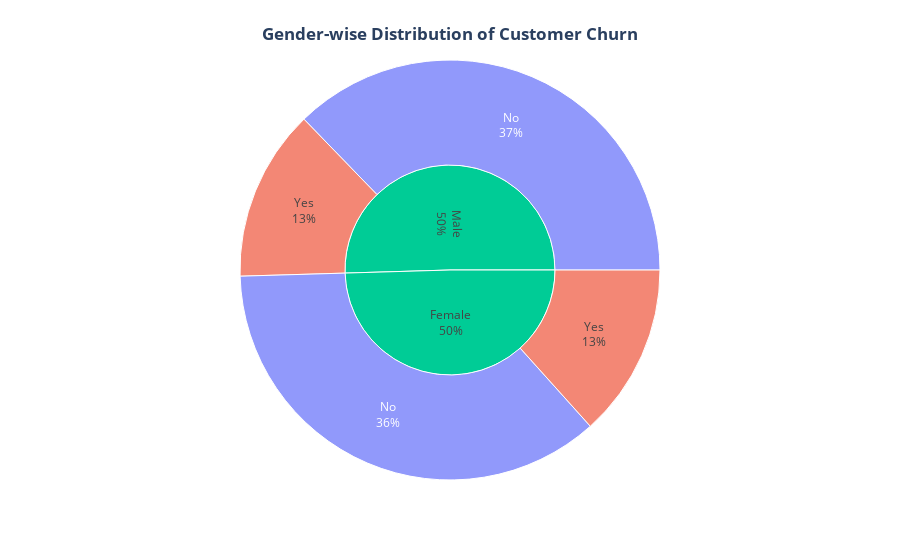

Notebook source saved alongside this figure:
### Code cell
counts = df.groupby(['gender', 'Churn']).size().reset_index(name='count')
fig = px.sunburst(counts, path=['gender', 'Churn'], values='count', color='Churn')
fig.update_traces(textinfo='label+percent entry')
fig.update_layout(title={
    'text': "<b>Gender-wise Distribution of Customer Churn</b>",
    'y':0.95,
    'x':0.5,
    'xanchor': 'center',
    'yanchor': 'top',
})

### Figure 1 — Plotly figure (JSON) as saved in the notebook; plotly's stock layout.template omitted (floating-point values rounded to 4 significant figures)
{"data": [{"branchvalues": "total", "customdata": [["No"], ["Yes"], ["No"], ["Yes"], ["(?)"], ["(?)"]], "domain": {"x": [0, 1], "y": [0, 1]}, "hovertemplate": "labels=%{label}<br>count=%{value}<br>parent=%{parent}<br>id=%{id}<br>Churn=%{customdata[0]}<extra></extra>", "ids": ["Female/No", "Female/Yes", "Male/No", "Male/Yes", "Female", "Male"], "labels": ["No", "Yes", "No", "Yes", "Female", "Male"], "marker": {"colors": ["#636efa", "#EF553B", "#636efa", "#EF553B", "#00cc96", "#00cc96"]}, "name": "", "parents": ["Female", "Female", "Male", "Male", "", ""], "textinfo": "label+percent entry", "type": "sunburst", "values": [2544, 939, 2619, 930, 3483, 3549]}], "layout": {"legend": {"tracegroupgap": 0}, "margin": {"t": 60}, "title": {"text": "<b>Gender-wise Distribution of Customer Churn</b>", "x": 0.5, "xanchor": "center", "y": 0.95, "yanchor": "top"}}}
